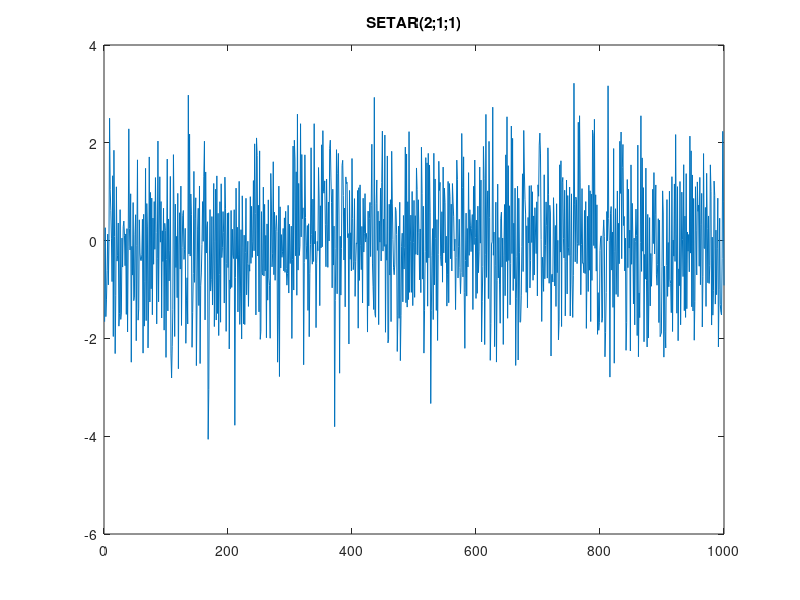
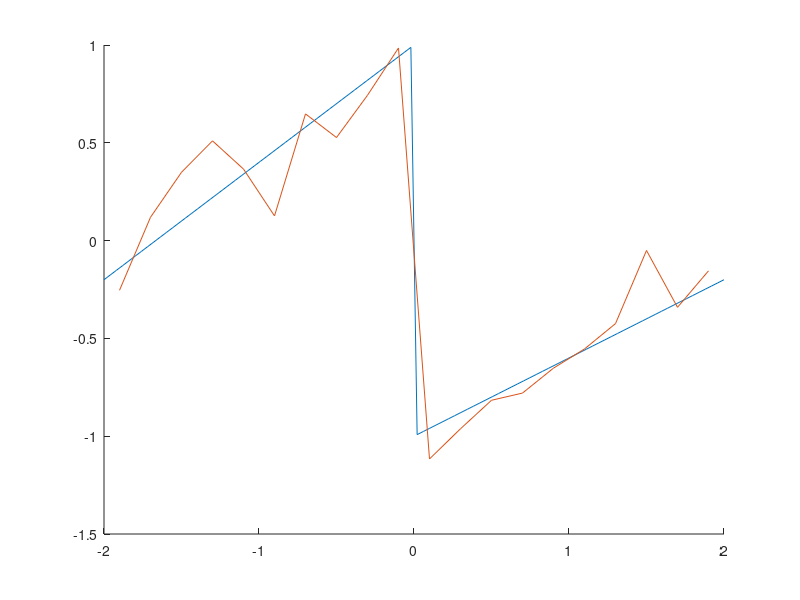

The MATLAB script that drew these images, in order: (Note: this script raises an error after producing the figures.)
close all
clear all

%% Simulation
r1 = 0;

N = 1000;
e = randn(N,1);
X = zeros(N,1);

a0 = [1.0, -1.0];
a1 = [0.6, 0.4];

if 0 <= r1
    X(1) = sqrt(1 / (1 - a1(1)^2)) * e(1);
else
    X(1) = sqrt(1 / (1 - a1(2)^2)) * e(1);
end

for n=2:N
    if X(n-1) <= r1
        X(n) = a0(1) + a1(1)*X(n-1) + e(n);
    else
        X(n) = a0(2) + a1(2)*X(n-1) + e(n);
    end
end

figure(1)
plot(X)
title("SETAR(2;1;1)")


%% 

% Hist regression prm.
bin = [-2 2];
n_bin = 20;
h = (bin(2) - bin(1))/n_bin;
bin_points = (bin(1)+h/2):h:(bin(2)-h/2);

% Hist regression
% the starting bin
cur_bin=[bin_points(1)-0.5*h bin_points(1)+0.5*h];
% init
lambda=zeros(n_bin,1);
gamma=zeros(n_bin,1);
f_hat=zeros(n_bin,1);

for i=1:n_bin
    index=(X(1:end-1)>cur_bin(1) & X(1:end-1)<=cur_bin(2));
    if (sum(index)>5)
        lambda(i) = sum( X(2:end).*index ) / sum(index);
        % f_hat is needed for confidence band calculation
        f_hat(i) = (n_bin*h)^(-1) * sum(index);
        gamma(i) = sum( (X(2:end) - lambda(i) ).^2 .* index ) / sum(index);
    else
        fprintf('Need more points')
        break
    end

    % move to next bin
    cur_bin=cur_bin+h;
end

% Make confidence bands for the cumulated function. Def. (3.10).
% 95% confidence band, c is found in table 3.1
c = 1.273;

Lambda = cumsum(lambda*h);
h_hat = zeros(n_bin,1);
for i=1:n_bin
    h_hat(i) = gamma(i)/f_hat(i);
end
H_hat = cumsum(h_hat*h);

H_hat_b = H_hat(n_bin);
Lambda_lower = Lambda - c .* n_bin.^(-0.5) .* H_hat_b.^(0.5) .* (1 + H_hat/H_hat_b);
Lambda_upper = Lambda + c .* n_bin.^(-0.5) .* H_hat_b.^(0.5) .* (1 + H_hat/H_hat_b);


x = linspace(bin(1), bin(2), 100);
lambda_theo = zeros(length(x),1);
for i=1:length(x)
    if x(i) <= r1
        lambda_theo(i) = a0(1) + a1(1)*x(i);
    else
        lambda_theo(i) = a0(2) + a1(2)*x(i);
    end
end

Lambda_theo = a0(1)*(min(x,r1) - bin(1)) + a1(1)/2 * (min(x,r1).^2-bin(1)^2) + ...
                + a0(2)*(max(x,r1) - r1) + a1(2)/2 * (max(x,r1).^2-r1^2);
Lambda_theo = Lambda_theo(:);
%Mhat_theo = @(x) (a0(1) + a1(1)*x) .* (x <= r1) + (a0(2) + a1(2)*x) .* (x > r1);
%Lambda_theo2 = cumtrapz(x, Mhat_theo(x));


figure(2)
hold on
plot(x, lambda_theo)
plot(bin_points, lambda)
%stairs([bin_points-0.5*h, bin_points(end)+0.5*h], [lambda; lambda(end)])
xline(0, 'k')
yline(0, 'k')
xlabel("X_k")
ylabel("X_{k+1}")
title("Conditional mean")
grid on
hold off

figure(3)
hold on
plot(x, Lambda_theo, 'k--')
plot(bin_points+0.5*h, Lambda, 'b')
plot(bin_points+0.5*h, Lambda_upper, 'r--')
plot(bin_points+0.5*h, Lambda_lower, 'r--')
title("Cumulative conditional mean")
xline(0, 'k')
yline(0, 'k')
grid on
hold off
